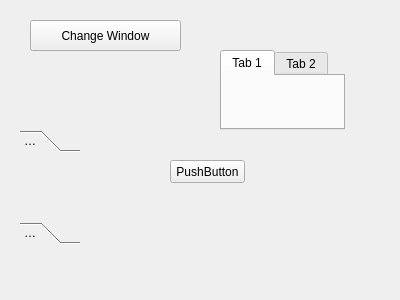
<?xml version="1.0" encoding="UTF-8"?>
<ui version="4.0">
 <class>Form</class>
 <widget class="QWidget" name="Form">
  <property name="geometry">
   <rect>
    <x>0</x>
    <y>0</y>
    <width>400</width>
    <height>300</height>
   </rect>
  </property>
  <property name="windowTitle">
   <string>Form</string>
  </property>
  <widget class="QPushButton" name="ChangeWindow_Btn">
   <property name="geometry">
    <rect>
     <x>30</x>
     <y>20</y>
     <width>151</width>
     <height>31</height>
    </rect>
   </property>
   <property name="text">
    <string>Change Window</string>
   </property>
  </widget>
  <widget class="QPushButton" name="pushButton">
   <property name="geometry">
    <rect>
     <x>170</x>
     <y>160</y>
     <width>75</width>
     <height>23</height>
    </rect>
   </property>
   <property name="text">
    <string>PushButton</string>
   </property>
  </widget>
  <widget class="QToolBox" name="toolBox">
   <property name="geometry">
    <rect>
     <x>20</x>
     <y>130</y>
     <width>60</width>
     <height>114</height>
    </rect>
   </property>
   <property name="currentIndex">
    <number>0</number>
   </property>
   <widget class="QWidget" name="page">
    <property name="geometry">
     <rect>
      <x>0</x>
      <y>0</y>
      <width>60</width>
      <height>60</height>
     </rect>
    </property>
    <attribute name="label">
     <string>Page 1</string>
    </attribute>
   </widget>
   <widget class="QWidget" name="page_2">
    <property name="geometry">
     <rect>
      <x>0</x>
      <y>0</y>
      <width>100</width>
      <height>30</height>
     </rect>
    </property>
    <attribute name="label">
     <string>Page 2</string>
    </attribute>
   </widget>
  </widget>
  <widget class="QTabWidget" name="tabWidget">
   <property name="geometry">
    <rect>
     <x>220</x>
     <y>50</y>
     <width>125</width>
     <height>80</height>
    </rect>
   </property>
   <property name="currentIndex">
    <number>0</number>
   </property>
   <widget class="QWidget" name="tab">
    <attribute name="title">
     <string>Tab 1</string>
    </attribute>
   </widget>
   <widget class="QWidget" name="tab_2">
    <attribute name="title">
     <string>Tab 2</string>
    </attribute>
   </widget>
  </widget>
 </widget>
 <resources/>
 <connections/>
</ui>
